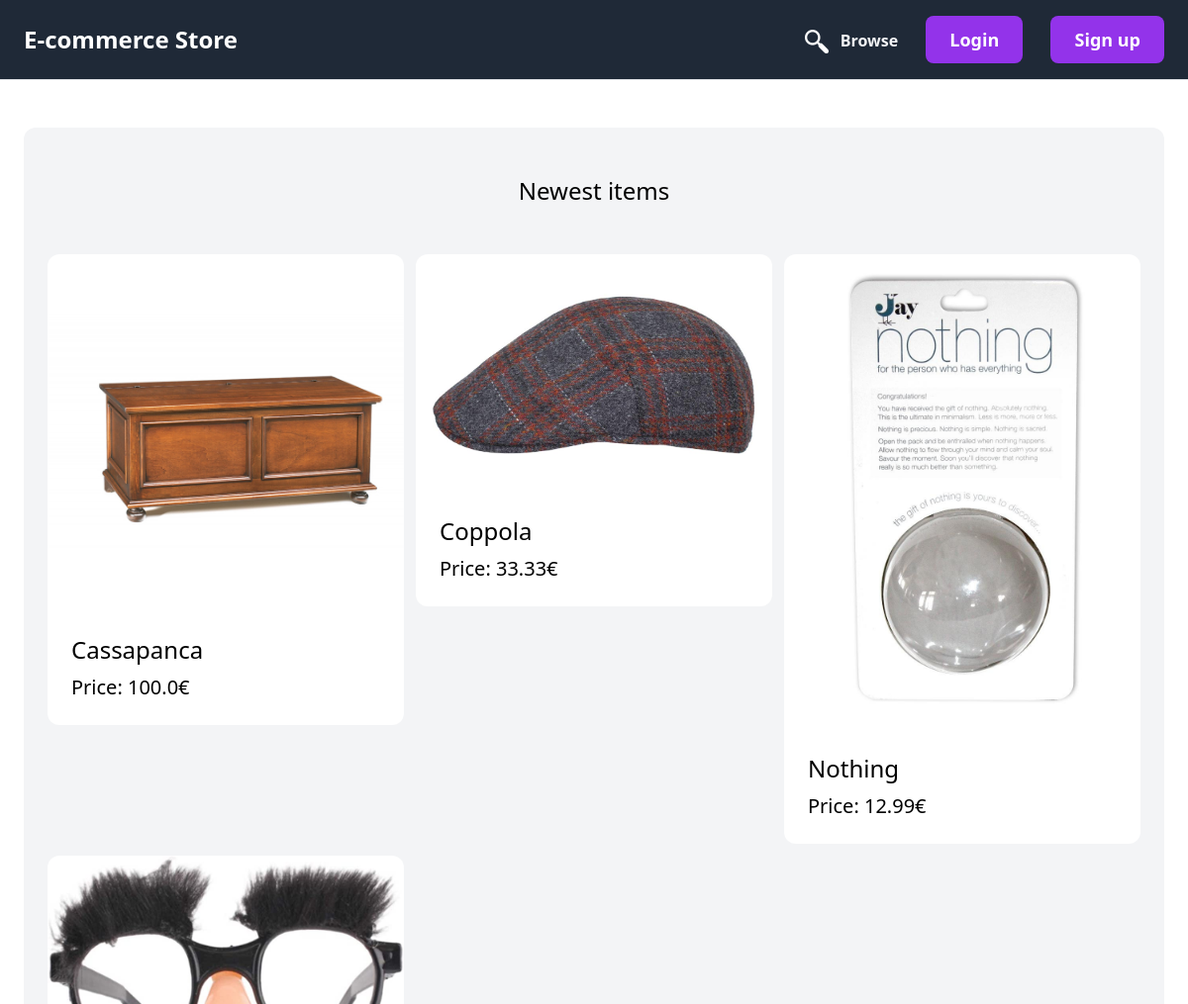
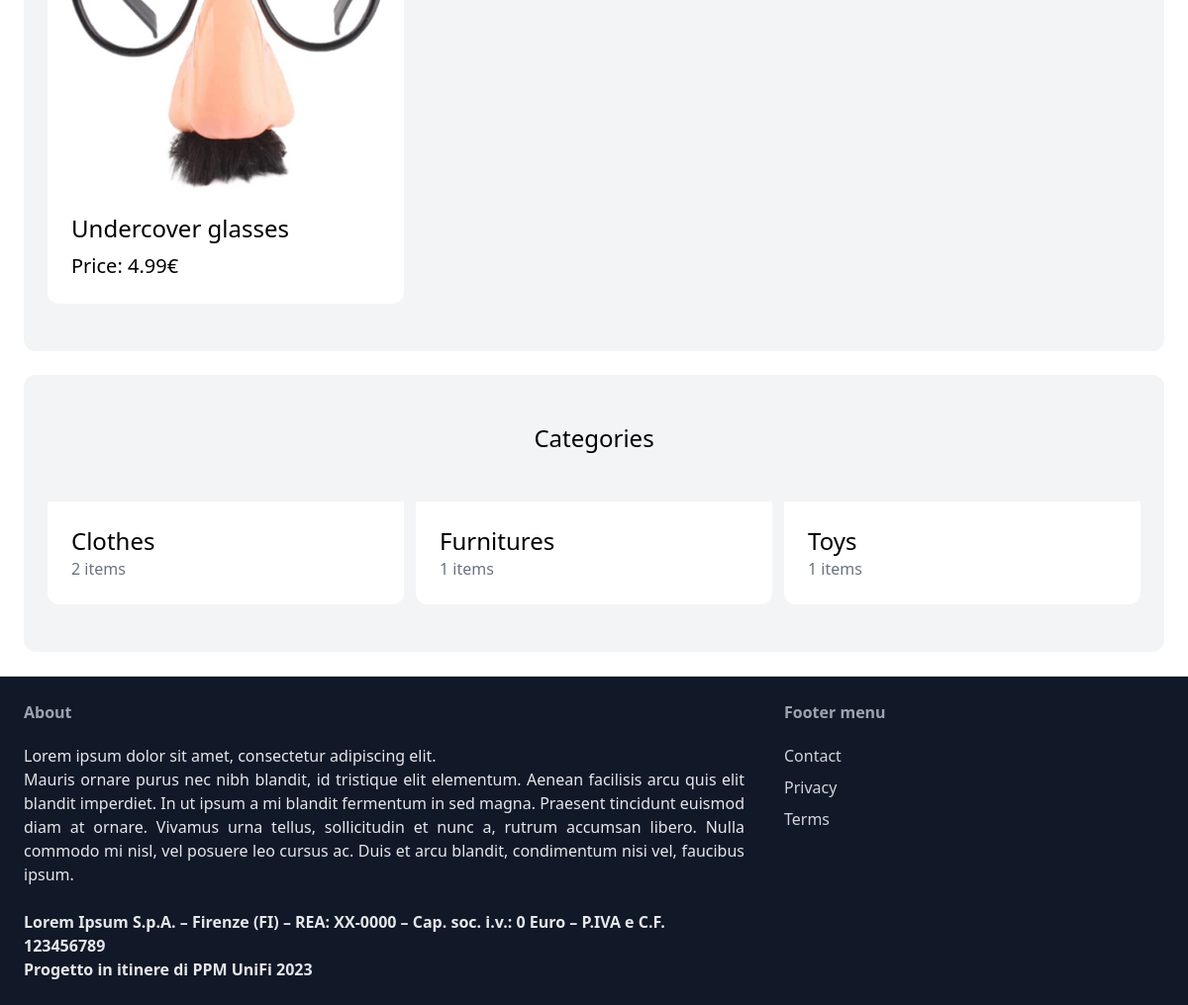
The page / on the database its author committed (2 pictures, top to bottom).
### item/models.py (models this page shows, shortened)
class Item(models.Model):
    category = models.ForeignKey('Category', related_name='items', on_delete=models.CASCADE)
    name = models.CharField(max_length=255)
    description = models.TextField(blank=True, null=True)
    price = models.FloatField()
    image = models.ImageField(upload_to='items_images', blank=True, null=True)
    is_sold = models.BooleanField(default=False)
    created_at = models.DateTimeField(auto_now_add=True)
    created_by = models.ForeignKey(User, related_name='items', on_delete=models.CASCADE)
    class Meta:
        ordering = ('name',)

class Category(models.Model):
    name = models.CharField(max_length=255)
    class Meta:
        ordering = ('name',)
        verbose_name_plural = "Categories"

### core/views.py (the view)
# urls.py: path('', views.index, name='index'),
def index(request):
    items = Item.objects.filter(is_sold=False)[0:6]
    categories = Category.objects.all()
    return render(request, 'core/index.html', {'categories': categories, 'items': items})

### core/templates/core/index.html (shortened to what this page needs)
{% extends 'core/base.html' %}
{% block content %}
    <div class="mt-6 px-6 py-12 bg-gray-100 rounded-xl">
        <h2 class="mb-12 text-2xl text-center">Newest items</h2>
        <div class="grid grid-cols-3 gap-3">
            {% for item in items %}
                <div>
                    <a href="{% url 'item:detail' item.id %}">
                        <div>
                            <img src="{{ item.image.url }}" alt="{{ item.name }}" class="rounded-t-xl">
                        </div>
                        <div class="p-6 bg-white rounded-b-xl">
                            <h3 class="text-2xl">{{ item.name }}</h3>
                            <p class="mt-2 text-xl">Price: {{ item.price }}€</p>
                        </div>
                    </a>
                </div>
            {% endfor %}
        </div>
    </div>
    <div class="mt-6 px-6 py-12 bg-gray-100 rounded-xl">
        <h2 class="mb-12 text-2xl text-center">Categories</h2>
        <div class="grid grid-cols-3 gap-3">
            {% for category in categories %}
                <div>
                    <a href="{% url 'item:items' %}?query={{ query }}&category={{ category.id }}">
                        <div class="p-6 bg-white rounded-b-xl">
                            <h3 class="text-2xl">{{ category.name }}</h3>
                            <p class="text-gray-500">{{ category.items.count }} items</p>
                        </div>
                    </a>
                </div>
            {% endfor %}
        </div>
    </div>
{% endblock %}

### rows shown on the page
Item: image (picture), name "Cassapanca", price "100.0"
Item: image (picture), name "Coppola", price "33.33"
Item: image (picture), name "Nothing", price "12.99"
Item: image (picture), name "Undercover glasses", price "4.99"
Category: name "Clothes", items.count "2"
Category: name "Furnitures", items.count "1"
Category: name "Toys", items.count "1"
